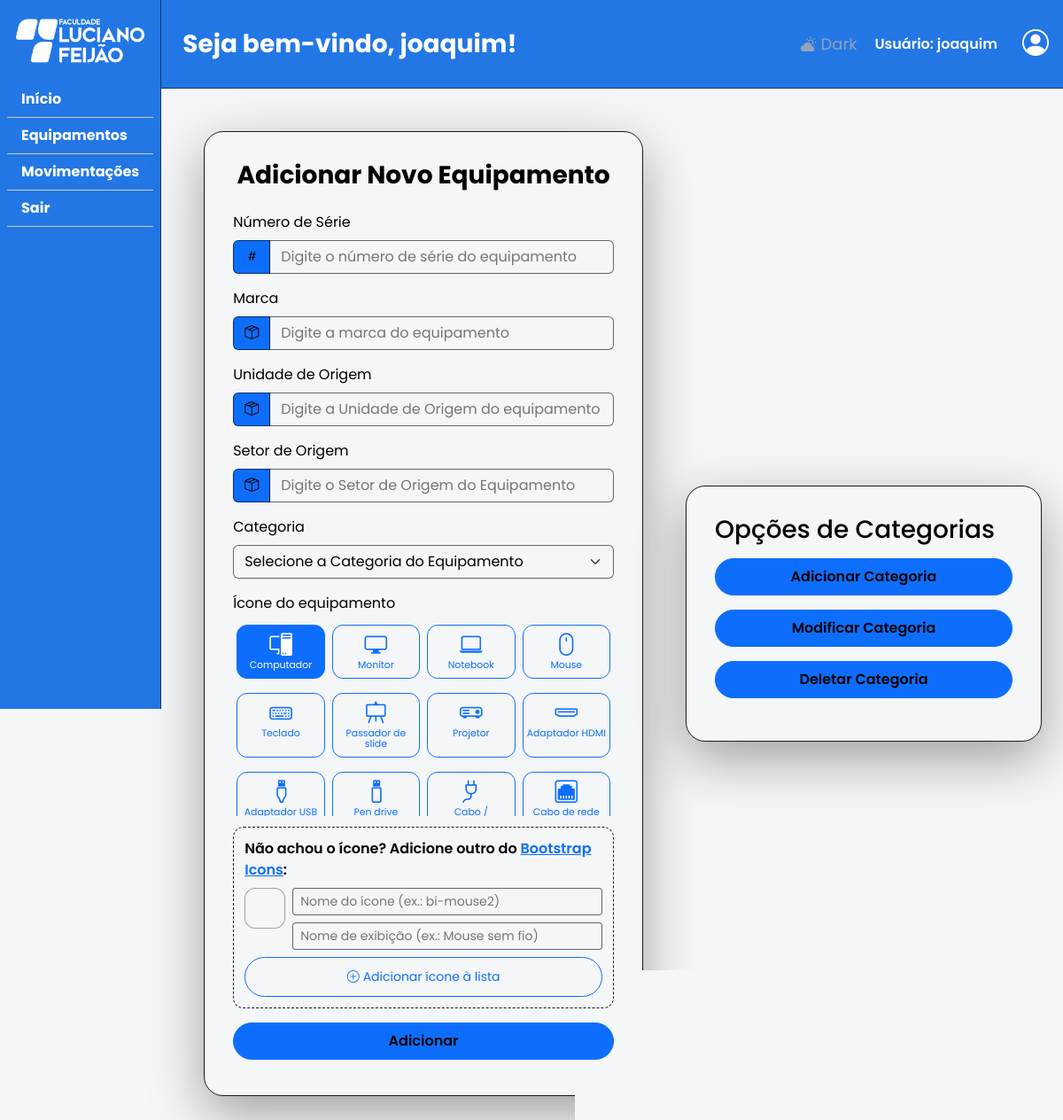
Screenshot of /create_item (signed in) with the database file from the repository.
### tables this page shows
CREATE TABLE icones (
               id_icone INTEGER PRIMARY KEY AUTOINCREMENT,
               classe   TEXT NOT NULL UNIQUE,
               nome     TEXT NOT NULL
           );

### routes/create_item.py (the view, shortened to what this page needs)
@route_create_item.route('/create_item', methods=['GET', 'POST'])
def create():
    if not session.get("usuario_email"):
        return redirect('/login')
    if request.method == 'GET':
        conexao = conectar_banco()
        cursor = conexao.cursor()
        cursor.execute("SELECT * FROM categorias WHERE excluido !=1")
        categorias = cursor.fetchall()
        conexao.close()
        return render_template("createitem.html", categorias=categorias, icones=listar_icones(), icone_padrao=ICONE_PADRAO)

### banco.py (called while the page is built)
def conectar_banco():
    conexao = sqlite3.connect(CAMINHO_BANCO)
    return conexao

def listar_icones():
    conexao = conectar_banco()
    icones = conexao.execute("SELECT classe, nome FROM icones ORDER BY id_icone").fetchall()
    conexao.close()
    return icones

### templates/createitem.html (shortened to what this page needs)
{% extends "base_app.html" %}
{% from "_macros.html" import campo, seletor_icone %}
{% block conteudo %}
<section class="main-content">
    <div class="d-flex justify-content-center align-items-center p-4">
        <div class="card-form card-form--media w-100">
            <h3 class="fw-bold text-center mb-4">Adicionar Novo Equipamento</h3>
            <form id="form-createitem" action="{{ url_for('create_item.create') }}" method="POST" data-validar>
                {{ campo('serialInput', 'Número de Série', 'num_serie', 'bi-hash', placeholder='Digite o número de série do equipamento', extras='data-msg="Informe o número de série."') }}
                {{ campo('marcaInput', 'Marca', 'marca', 'bi-box-seam', placeholder='Digite a marca do equipamento', extras='data-msg="Informe a marca do equipamento."') }}
                {{ campo('unidadeOrigemInput', 'Unidade de Origem', 'unidade_origem', 'bi-box-seam', placeholder='Digite a Unidade de Origem do equipamento', extras='data-msg="Informe a a unidade de origemdo equipamento."') }}
                {{ campo('setorOrigemInput', 'Setor de Origem', 'setor_origem', 'bi-box-seam', placeholder='Digite o Setor de Origem do Equipamento', extras='data-msg="Informe o setor de origem do equipamento."') }}
                <div class="mb-3">
                    <label for="categoriaSelect" class="form-label">Categoria</label>
                    <select id="categoriaSelect" class="form-select border-icon" name="categoria" required data-msg="Selecione a categoria do equipamento.">
                        <option value="" disabled selected>Selecione a Categoria do Equipamento</option>
                    </select>
                </div>
                <div class="mb-3">
                    <span class="form-label d-block">Ícone do equipamento</span>
                    {{ seletor_icone(icones, icone_padrao, permitir_novo=True) }}
                </div>
                <button type="submit" class="btn btn-primary w-100 text-black fw-semibold py-2">Adicionar</button>
            </form>
        </div>
    </div>
</section>
<section class="main-content">
    <div class="d-flex justify-content-center">
        <div class="card-form">
            <h3 class="mb-3">Opções de Categorias</h3>
            <button type="button" class="btn btn-primary w-100 text-black fw-semibold py-2 mb-3" data-bs-toggle="modal" data-bs-target="#modalCategoriaAdicionar">Adicionar Categoria</button>
            <button type="button" class="btn btn-primary w-100 text-black fw-semibold py-2 mb-3" data-bs-toggle="modal" data-bs-target="#modalCategoriaModificar">Modificar Categoria</button>
            <button type="button" class="btn btn-primary w-100 text-black fw-semibold py-2 mb-3" data-bs-toggle="modal" data-bs-target="#modalCategoriaDeletar">Deletar Categoria</button>
        </div>
    </div>
</section>
{% endblock %}

### templates/_macros.html (shortened to what this page needs)
{% macro campo(id, rotulo, nome, icone, tipo='text', placeholder='', obrigatorio=True, extras='', valor='') %}
    <div class="w-100 mb-3">
        <label for="{{ id }}" class="form-label">{{ rotulo }}</label>
        <div class="input-group">
            <span class="input-group-text border-icon"><i class="bi {{ icone }}"></i></span>
            <input type="{{ tipo }}" id="{{ id }}" class="form-control" name="{{ nome }}" placeholder="{{ placeholder }}" value="{{ valor }}" {% if obrigatorio %}required{% endif %} {{ extras|safe }}>
        </div>
    </div>
{% endmacro %}
{% macro seletor_icone(icones, selecionado='', dinamico=False, permitir_novo=False) %}
    <div class="seletor-icones">
        <div class="seletor-icones__grade" id="grade-icones" role="radiogroup" aria-label="Ícone do equipamento">
            {% for classe, nome in icones %}
                <label class="btn btn-outline-primary seletor-icones__item" for="icone-{{ classe }}" title="{{ nome }}">
                    <i class="bi {{ classe }}"></i><span>{{ nome }}</span>
                </label>
            {% endfor %}
        </div>
        {% if permitir_novo %}
            <div class="seletor-icones__novo" id="icone-novo">
                <p class="small fw-semibold mb-2">Não achou o ícone? Adicione outro do
                    <a href="https://icons.getbootstrap.com/" target="_blank" rel="noopener">Bootstrap Icons</a>:
                </p>
                <div class="d-flex gap-2 align-items-start">
                    <div class="seletor-icones__previa" id="icone-novo-previa" aria-hidden="true"></div>
                    <div class="flex-grow-1">
                        <input type="text" id="icone-novo-classe" data-sem-validacao class="form-control form-control-sm mb-2" placeholder="Nome do ícone (ex.: bi-mouse2)" autocomplete="off">
                        <input type="text" id="icone-novo-nome" data-sem-validacao class="form-control form-control-sm" placeholder="Nome de exibição (ex.: Mouse sem fio)" maxlength="40" autocomplete="off">
                    </div>
                </div>
                <button type="button" id="icone-novo-botao" class="btn btn-outline-primary btn-sm w-100 mt-2 mb-0">
                    <i class="bi bi-plus-circle me-1"></i>Adicionar ícone à lista
                </button>
            </div>
        {% endif %}
    </div>
{% endmacro %}

### static/css/variables.css (style rules this page uses)
:root { --cor-primaria: #2277E5; --cor-primaria-escura: #1C5FB8; --cor-escura: #10386B; --white-color: #FFFFFF; --black-color: #000000; --gap: 2.5rem; --gap-min: 1rem; --container-max: 120rem; --radius: 0.8rem; --shadow: 0 4px 24px rgba(0, 0, 0, 0.20); --shadow-md: 0 8px 32px rgba(0, 0, 0, 0.24); --cor-erro: #dc3545; }

### static/css/base.css (style rules this page uses)
body { font-family: "Poppins", sans-serif; color: var(--black-color); background-size: cover; }
.card-form { max-width: 420px; background-color: var(--theme-background); border: 1px solid var(--theme-border); border-radius: 22px; padding: 2rem; box-shadow: 0 20px 60px rgba(0, 0, 0, 0.35); backdrop-filter: blur(7px); }
.card-form--media { max-width: 520px; }
.card-form .btn { margin-bottom: .5rem; }
.border-icon { background-color: #0d6efd; border: 1px solid rgba(0, 0, 0, 0.587); color: var(--theme-color); }
.form-control { background-color: #fff; border: 1px solid rgba(0, 0, 0, 0.587); color: #000; }
.form-control::placeholder { color: rgba(0, 0, 0, 0.643); }
.btn { border-radius: 999px; padding: 0.7rem; }

### static/css/app.css (style rules this page uses)
html { overflow-x: hidden; }
body.pagina-app { display: flex; flex-direction: column; width: 100%; max-width: 100%; overflow-x: clip; }
html.pagina-white { color: var(--black-color); background-color: #f4f6f8; --nav-color: var(--black-color); --cor-navegacao: var(--cor-primaria); --ballon-red: #960000;; --ballon-green: #24a344; --ballon-yellow: goldenrod; --ballon-blue: #033b77; }
html.pagina-white input::placeholder { color: #757575; opacity: 1; }
html.pagina-white body { --theme-background: #f4f6f8; --theme-border: #19191a; background-color: #f4f6f8; color: var(--black-color); }
input, select,.form-control, .form-select, .form-check-input, .seletor-icones__previa, td { background-color: var(--theme-background); color: var(--nav-color); }
.pagina-app p { font-size: 16px; font-weight: 600; margin-bottom: 0; }
.app-content, .main-content { min-width: 0; }
.main-content { max-width: var(--container-max); margin: auto; }
.seletor-icones__grade { display: grid; grid-template-columns: repeat(auto-fill, minmax(78px, 1fr)); gap: .5rem; max-height: 220px; overflow-y: auto; padding: .25rem; }
.seletor-icones__item { display: flex; flex-direction: column; align-items: center; gap: .2rem; margin: 0; padding: .5rem .25rem; border-radius: 12px; font-size: .68rem; line-height: 1.1; text-align: center; }
.seletor-icones__item i { font-size: 1.6rem; }
.seletor-icones__novo { margin-top: .75rem; padding: .75rem; border: 1px dashed var(--theme-border); border-radius: 12px; background: var(--theme-background); }
.seletor-icones__previa { width: 46px; height: 46px; flex: 0 0 46px; display: flex; align-items: center; justify-content: center; font-size: 1.6rem; border: 1px solid rgba(0, 0, 0, 0.35); border-radius: 12px; color: var(--cor-primaria-escura); }

### static/css/animacoes.css (style rules this page uses)
.btn { transition: transform 0.15s ease, box-shadow 0.15s ease, background-color 0.2s ease, border-color 0.2s ease; }

### rows the page displays
icones: nome "Computador"
icones: nome "Monitor"
icones: nome "Notebook"
icones: nome "Mouse"
icones: nome "Teclado"
icones: nome "Passador de slide"
icones: nome "Projetor"
icones: nome "Adaptador HDMI"
icones: nome "Adaptador USB"
icones: nome "Pen drive"
icones: nome "Cabo /…"
icones: nome "Cabo de rede"

### other values shown
{{ session.get('usuario_name') }} "joaquim"
{{ rotulo }} "Número de Série Marca Unidade de Origem Setor de Origem"
